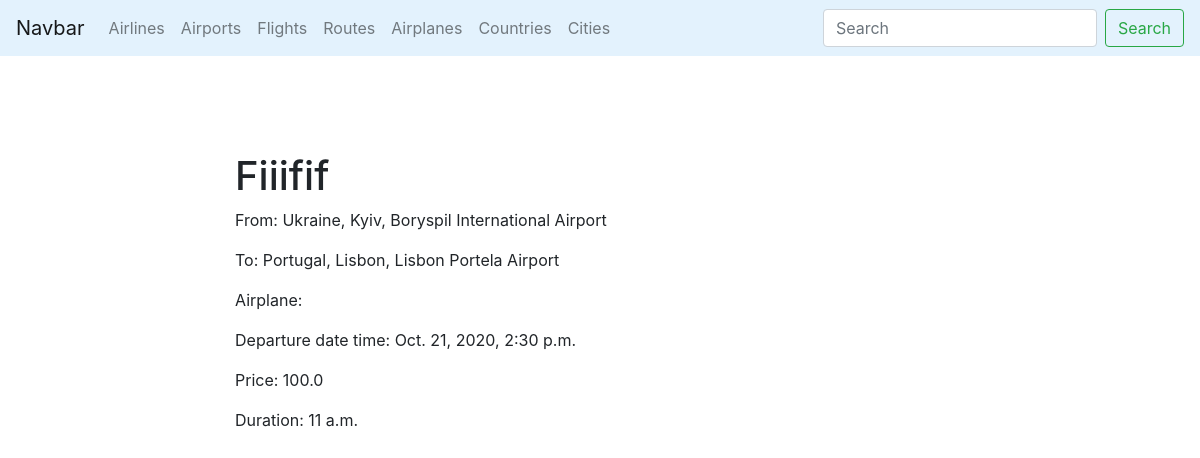
/airtickets/flight/fiiifif-1582566752/, run on the app's committed database.
### airtickets/models.py (models this page shows, shortened)
class Flight(models.Model):
    name = models.CharField(max_length=50, db_index=True)
    airplane = models.ForeignKey(Airplane, on_delete=models.CASCADE, related_name='flights')
    route = models.ForeignKey(Route, on_delete=models.CASCADE, related_name='flights')
    departureDateTime = models.DateTimeField()
    price = models.FloatField()
    duration = models.TimeField()
    slug = models.SlugField(max_length=100, unique=True, blank=True)

class Route(models.Model):
    name = models.CharField(max_length=100, db_index=True, unique=True)
    airportFrom = models.ForeignKey(Airport, on_delete=models.CASCADE, related_name='routesFrom')
    airportTo = models.ForeignKey(Airport, on_delete=models.CASCADE, related_name='routesTo')
    slug = models.SlugField(max_length=100, unique=True, blank=True)

class Airport(models.Model):
    name = models.CharField(max_length=100, db_index=True, unique=True)
    city = models.ForeignKey(City, on_delete=models.CASCADE, related_name='airports')
    address = models.CharField(max_length=100, unique=True)
    phone = models.CharField(max_length=15, unique=True)
    slug = models.SlugField(max_length=50, unique=True, blank=True)

class City(models.Model):
    name = models.CharField(max_length=50, db_index=True, unique=True)
    slug = models.CharField(max_length=50, unique=True, blank=True)
    country = models.ForeignKey(Country, on_delete=models.CASCADE, related_name='cities')

class Country(models.Model):
    name = models.CharField(max_length=50, db_index=True, unique=True)
    slug = models.SlugField(max_length=50, unique=True, blank=True)

### airtickets/views.py (the view)
# urls.py: path('flight/<str:slug>/', FlightDetail.as_view(), name='flight_detail_url'),
class FlightDetail(ObjectDetailMixin, View):
    model = Flight
    template = 'airtickets/flight_detail.html'

### airtickets/utils.py (called while the page is built)
    def get(self, request, slug):
        obj = get_object_or_404(self.model, slug__iexact=slug)
        return render(request, self.template, context={self.model.__name__.lower(): obj, 'admin_object': obj,
                                                       'detail': True})

### airtickets/templates/airtickets/flight_detail.html (shortened to what this page needs)
{% extends 'airtickets/base_airtickets.html' %}
{% block content %}
    <h1 class="mt-5">{{ flight.name }}</h1>
    <p>From: {{ flight.route.airportFrom.city.country.name }}, {{ flight.route.airportFrom.city.name }}, {{ flight.route.airportFrom.name }}</p>
    <p>To: {{ flight.route.airportTo.city.country.name }}, {{ flight.route.airportTo.city.name }}, {{ flight.route.airportTo.name }}</p>
    <p>Airplane: {{ flight.airplane.model }}</p>
    <p>Departure date time: {{ flight.departureDateTime }}</p>
    <p>Price: {{ flight.price }}</p>
    <p>Duration: {{ flight.duration }}</p>
{% endblock %}

### data on the page
Flight: name "Fiiifif", route.airportFrom.city.country.name "Ukraine", route.airportFrom.city.name "Kyiv", route.airportFrom.name "Boryspil International Airport", route.airportTo.city.country.name "Portugal", route.airportTo.city.name "Lisbon", route.airportTo.name "Lisbon Portela Airport", departureDateTime "Oct. 21, 2020, 2:30 p.m.", price "100.0", duration "11 a.m."
